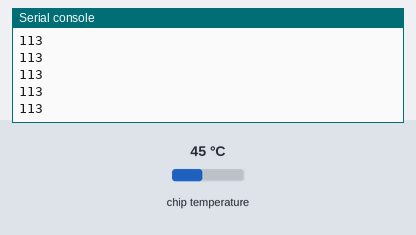
Bench run of a program on a simulated ESP32 board running MicroPython. On the bench: the last lines printed to the serial console. The inputs (shaded band) are chosen by the test bench; at power-on: chip temperature 45 °C.

Above: at 1.2 s.
1.3 s: chip temperature set to 21 °C
At 1.31 s:
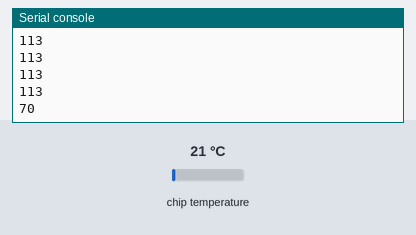
2.8 s: chip temperature set to 35 °C
At 2.81 s:
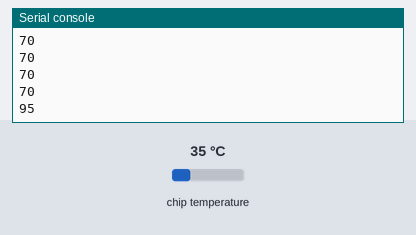
Timing chart, 0 to 5.8 s (numbered marks = the images above; inputs shaded):
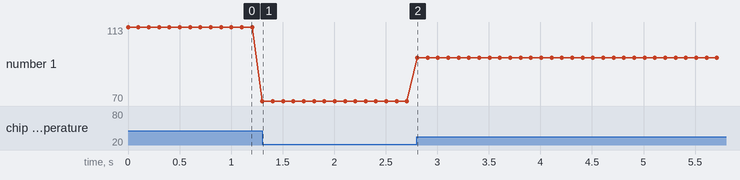

Measured:
- after the input at 1.3 s, the serial console: prints a new line at once (image 1)
- after the input at 2.8 s, the serial console: prints a new line at once (image 2)
- plotted number 1: 113 → 70 after the input at 1.3 s, 70 → 95 after the input at 2.8 s

The program:

simple_ESP32_raw_temperatue.py
```python
# author: h.serimer 03.2021 https://github.com/eproje/uPy_Course
# Board: Lolin32 Lite
# read internal HALL sensor from esp32 chip
# REF: https://docs.micropython.org/en/latest/library/esp32.html

from time import sleep
import esp32

#ref
#esp32.hall_sensor()     # read the internal hall sensor
#esp32.raw_temperature() # read the internal temperature of the MCU, in Farenheit
#esp32.ULP()             # access to the Ultra-Low-Power Co-processor

while True:
  print(esp32.raw_temperature())
  sleep(0.1)
```
